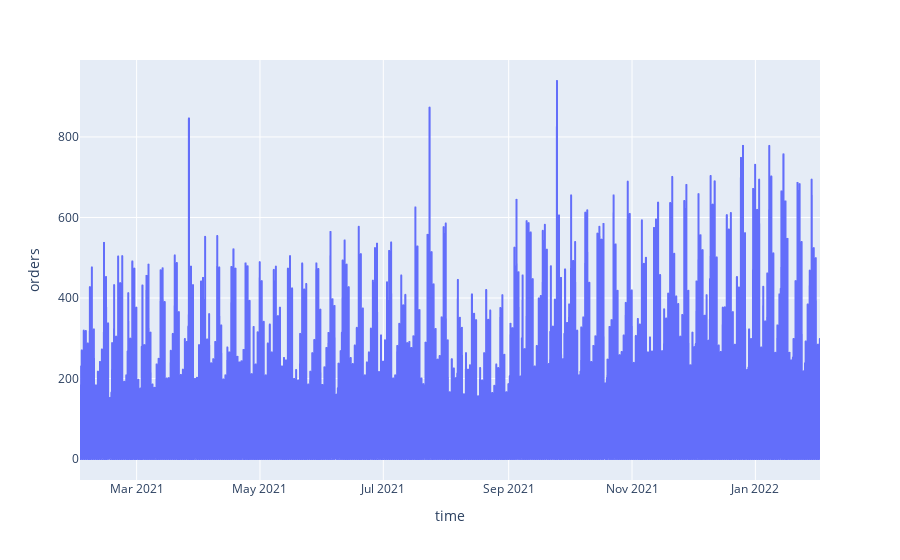

Notebook source saved alongside this figure:
### Markdown cell above
## EDA

### Code cell
px.line(data, x='time', y='orders')

### Figure 1 — Plotly figure (JSON) as saved in the notebook; plotly's stock layout.template omitted (floating-point values rounded to 4 significant figures; data arrays with more than 128 entries replaced by an {"elided": "..."} marker saying what was removed)
{"data": [{"hovertemplate": "time=%{x}<br>orders=%{y}<extra></extra>", "legendgroup": "", "line": {"color": "#636efa", "dash": "solid"}, "marker": {"symbol": "circle"}, "mode": "lines", "name": "", "showlegend": false, "type": "scattergl", "x": {"elided": "8766 str values"}, "xaxis": "x", "y": {"elided": "8766 int values"}, "yaxis": "y"}], "layout": {"legend": {"tracegroupgap": 0}, "margin": {"t": 60}, "xaxis": {"anchor": "y", "domain": [0, 1], "title": {"text": "time"}}, "yaxis": {"anchor": "x", "domain": [0, 1], "title": {"text": "orders"}}}}
